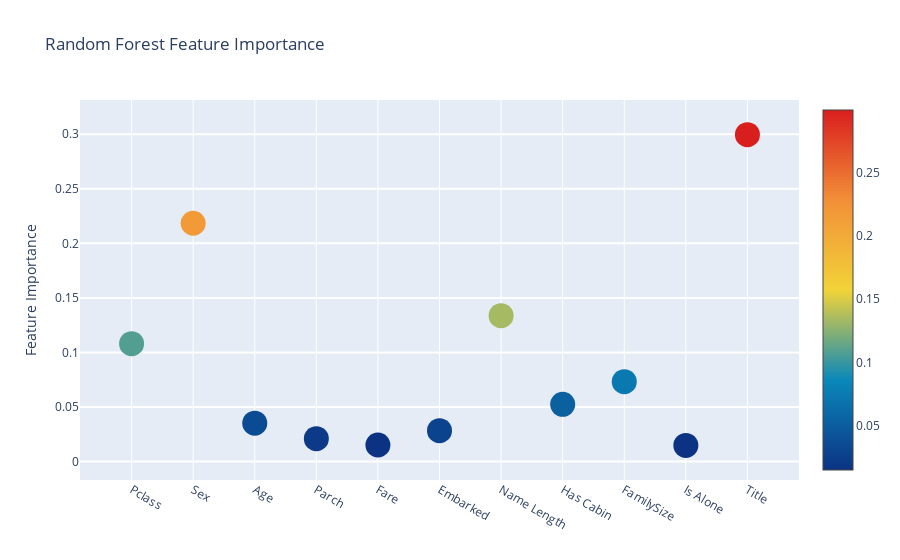

The notebook cell this image was saved under:
### Code cell
# Scatter plot
trace = go.Scatter(
    y = feature_dataframe['Random Forest Feature Importance'].values,
    x = feature_dataframe['features'].values,
    mode='markers',
    marker=dict(
        sizemode = 'diameter',
        sizeref = 1,
        size = 25,
        color = feature_dataframe['Random Forest Feature Importance'].values,
        colorscale='Portland',
        showscale=True
    ),
    text = feature_dataframe['features'].values
)
data = [trace]

layout= go.Layout(
    autosize= True,
    title= 'Random Forest Feature Importance',
    hovermode= 'closest',
#     xaxis= dict(
#         title= 'Pop',
#         ticklen= 5,
#         zeroline= False,
#         gridwidth= 2,
#     ),
    yaxis=dict(
        title= 'Feature Importance',
        ticklen= 5,
        gridwidth= 2
    ),
    showlegend= False
)
fig = go.Figure(data=data, layout=layout)
py.iplot(fig,filename='scatter2010')
fig.show(renderer="colab")

### Figure 1 — Plotly figure (JSON) as saved in the notebook; plotly's stock layout.template omitted (floating-point values rounded to 4 significant figures)
{"data": [{"marker": {"color": [0.108, 0.2184, 0.03519, 0.02096, 0.0152, 0.02831, 0.1337, 0.05244, 0.07326, 0.01486, 0.2996], "colorscale": [[0, "rgb(12,51,131)"], [0.25, "rgb(10,136,186)"], [0.5, "rgb(242,211,56)"], [0.75, "rgb(242,143,56)"], [1, "rgb(217,30,30)"]], "showscale": true, "size": 25, "sizemode": "diameter", "sizeref": 1}, "mode": "markers", "text": ["Pclass", "Sex", "Age", "Parch", "Fare", "Embarked", "Name Length", "Has Cabin", "FamilySize", "Is Alone", "Title"], "x": ["Pclass", "Sex", "Age", "Parch", "Fare", "Embarked", "Name Length", "Has Cabin", "FamilySize", "Is Alone", "Title"], "y": [0.108, 0.2184, 0.03519, 0.02096, 0.0152, 0.02831, 0.1337, 0.05244, 0.07326, 0.01486, 0.2996], "type": "scatter"}], "layout": {"autosize": true, "hovermode": "closest", "showlegend": false, "title": {"text": "Random Forest Feature Importance"}, "yaxis": {"gridwidth": 2, "ticklen": 5, "title": {"text": "Feature Importance"}}}}
